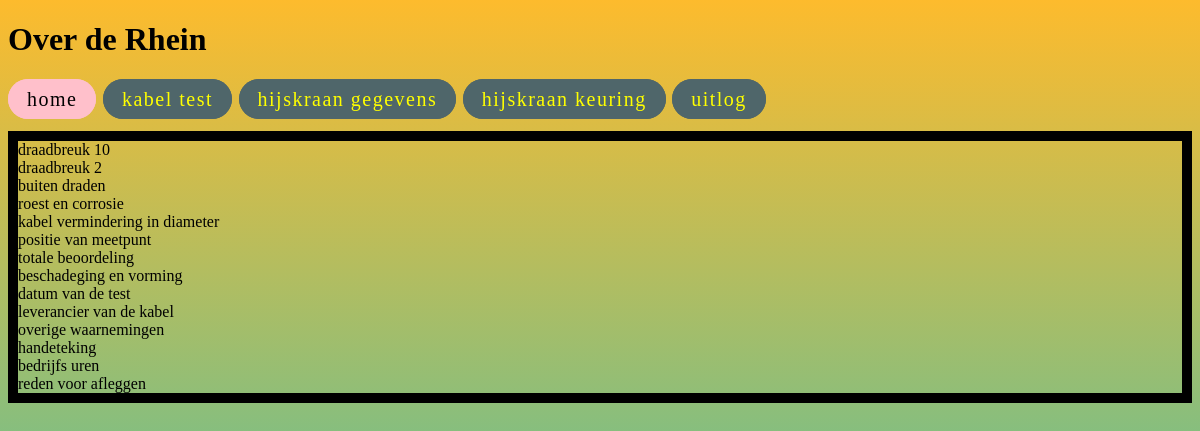
The page /php/index.php on the database as committed earlier.
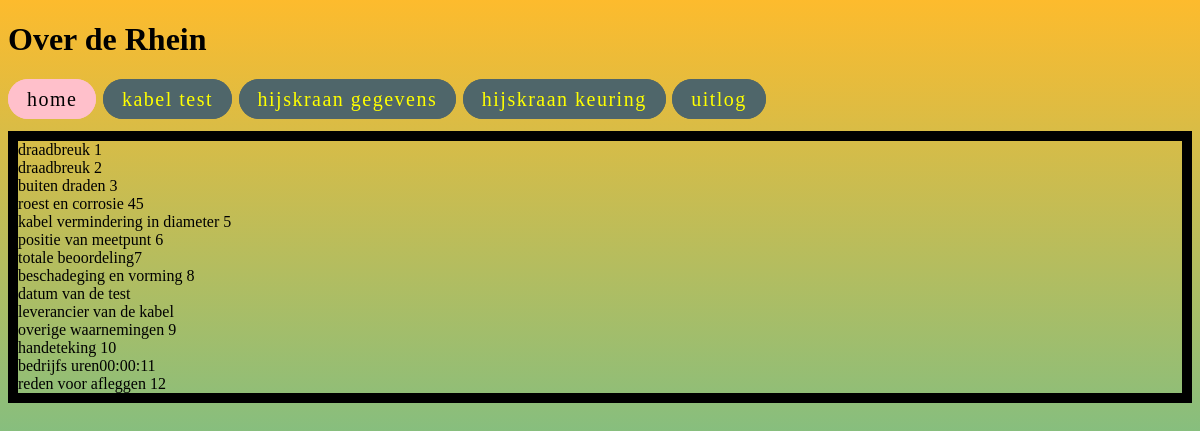
The same page on the database as committed later.
### tables this page shows
CREATE TABLE `kabelchacklist` (
  `TABEL_ID` int(255) NOT NULL,
  `draadbreuk.AMEL` int(10) DEFAULT NULL,
  `draadbreuk.AMEL2` int(10) DEFAULT NULL,
  `buitendrade.MVB` double DEFAULT NULL,
  `roest.NVB` double DEFAULT NULL,
  `kabelvermindring` decimal(5,0) DEFAULT NULL,
  `meetpunt` varchar(25) DEFAULT NULL,
  `totaal.MVB` double DEFAULT NULL,
  `vervormingen.TYPE` varchar(25) DEFAULT NULL,
  `datum` date DEFAULT NULL,
  `kabel_levrancier` varchar(25) DEFAULT NULL,
  `overig` text,
  `handtekening` varchar(25) DEFAULT NULL,
  `uren` time DEFAULT NULL,
  `afleg_reden` text,
  `TIMESTAMP` datetime NOT NULL DEFAULT CURRENT_TIMESTAMP
);

### php/index.php (the view, shortened to what this page needs)
<?php
        function getproduct()
        {
            $serverLink = mysqli_connect("localhost:3306", "root", "", "rhein");
            $ret = array();
            $product_sql = "SELECT * FROM kabelchacklist";
            $res = mysqli_query($serverLink, $product_sql);
            while($ar = mysqli_fetch_assoc($res))
            {
                $ret[] = $ar;
            }
            return $ret;
        }
?>
<!DOCTYPE html>
<html>
    <head>
        <link rel="stylesheet" href="../css/main.css">
    </head>
    <body>
        <h1 class="logo">Over de Rhein</h1>
        <div class="topnav">
            <a href="index.php" class="navtext active">home</a>
            <a href="test.php" class="navtext">kabel test</a>
            <a href="gegevens.php" class="navtext">hijskraan gegevens</a>
            <a href="keuring.php" class="navtext">hijskraan keuring</a>
            <a href="login.php" class="navtext">uitlog</a>
        </div>
        <div class="kabelbox">
        <?php
            $products = getproduct();
            foreach($products as $pd)
            {
        ?>
        <tabel>
            <label>draadbreuk <?php echo $pd["draadbreuk.AMEL"] ?></label><br>
            <label>draadbreuk <?php echo $pd["draadbreuk.AMEL2"] ?></label><br>
            <label>buiten draden <?php echo $pd["buitendrade.MVB"] ?></label><br>
            <label>roest en corrosie <?php echo $pd["roest.NVB"] ?></label><br>
            <label>kabel vermindering in diameter <?php echo $pd["kabelvermindring"] ?></label><br>
            <label> positie van meetpunt <?php echo $pd["meetpunt"] ?></label><br>
            <label>totale beoordeling<?php echo $pd["totaal.MVB"] ?></label><br>
            <label>beschadeging en vorming <?php echo $pd["vervormingen.TYPE"] ?></label><br>
            <label>datum van de test <?php echo $pd["datum"] ?></label><br>
            <label>leverancier van de kabel <?php echo $pd["kabel_levrancier"] ?></label><br>
            <label>overige waarnemingen <?php echo $pd["overig"] ?></label><br>
            <label>handeteking <?php echo $pd["handtekening"] ?></label><br>
            <label>bedrijfs uren<?php echo $pd["uren"] ?></label><br>
            <label>reden voor afleggen <?php echo $pd["afleg_reden"] ?></label>
        </tabel>
            <?php } ?>
        </div>
    </body>
</html>

### css/main.css (style rules this page uses)
html { background: rgb(34,193,195); background: linear-gradient(0deg, rgba(34,193,195,1) 0%, rgba(253,187,45,1) 100%); background-size: cover; background-repeat: no-repeat; margin: 0; padding: 0; width: 100vw; height: 100vh; }
.logo { margin-bottom: 30px; }
a { color: #000; text-decoration: none; }
.topnav { letter-spacing: 1.5px; font-size: 20px; margin-bottom: 20px; }
.topnav a.active { background: pink; border-color: pink; color: #000; }
.navtext { border: 1px solid #4f666a; border-radius: 20px; padding: 8px 18px; background: #4f666a; color: #FFFF00; }
.kabelbox { width: auto; height: auto; border: solid 10px #000; }

Rows that differ between the two databases and show on the page:
removed kabelchacklist: AMEL "10", AMEL2 "2"
added kabelchacklist: AMEL "1", AMEL2 "2", MVB "3", NVB "45", kabelvermindring "5", meetpunt "6", MVB "7", TYPE "8", overig "9", handtekening "10", uren "00:00:11", afleg_reden "12"
